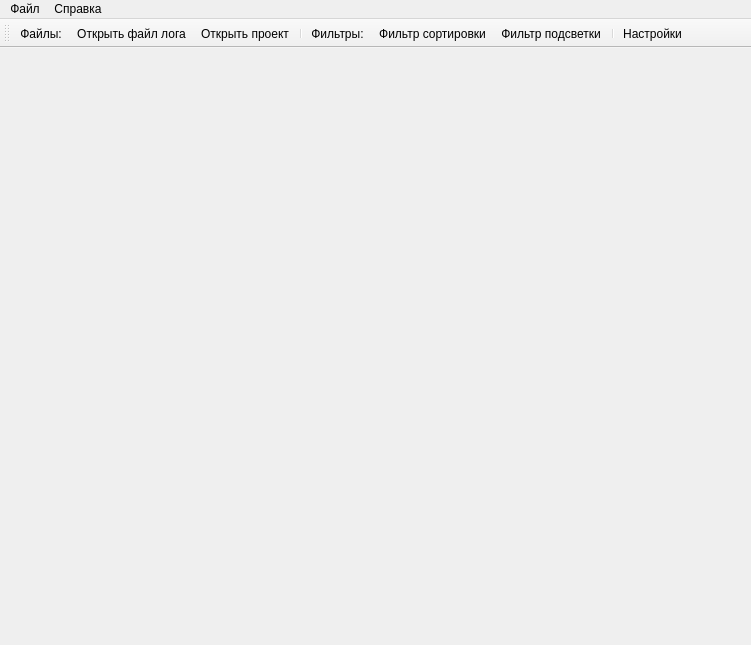
<?xml version="1.0" encoding="UTF-8"?>
<ui version="4.0">
 <class>MainWindow</class>
 <widget class="QMainWindow" name="MainWindow">
  <property name="geometry">
   <rect>
    <x>0</x>
    <y>0</y>
    <width>751</width>
    <height>645</height>
   </rect>
  </property>
  <property name="sizePolicy">
   <sizepolicy hsizetype="Expanding" vsizetype="Preferred">
    <horstretch>0</horstretch>
    <verstretch>0</verstretch>
   </sizepolicy>
  </property>
  <property name="windowTitle">
   <string>MainWindow</string>
  </property>
  <widget class="QWidget" name="centralWidget">
   <layout class="QGridLayout" name="gridLayout">
    <item row="0" column="0">
     <layout class="QVBoxLayout" name="mainLayout"/>
    </item>
   </layout>
  </widget>
  <widget class="QMenuBar" name="menuBar">
   <property name="geometry">
    <rect>
     <x>0</x>
     <y>0</y>
     <width>751</width>
     <height>20</height>
    </rect>
   </property>
   <widget class="QMenu" name="menu">
    <property name="title">
     <string>Файл</string>
    </property>
    <addaction name="action"/>
    <addaction name="separator"/>
    <addaction name="action_3"/>
    <addaction name="separator"/>
    <addaction name="actionExit"/>
   </widget>
   <widget class="QMenu" name="menu_2">
    <property name="title">
     <string>Справка</string>
    </property>
    <addaction name="actionManual"/>
    <addaction name="separator"/>
    <addaction name="actionAbout"/>
   </widget>
   <addaction name="menu"/>
   <addaction name="menu_2"/>
  </widget>
  <widget class="QToolBar" name="toolBar">
   <property name="windowTitle">
    <string>toolBar</string>
   </property>
   <attribute name="toolBarArea">
    <enum>TopToolBarArea</enum>
   </attribute>
   <attribute name="toolBarBreak">
    <bool>true</bool>
   </attribute>
   <addaction name="action_9"/>
   <addaction name="actionOpenLogFile"/>
   <addaction name="actionOpenProject"/>
   <addaction name="separator"/>
   <addaction name="actionAddOrChangeFilter"/>
   <addaction name="actionSortFilter"/>
   <addaction name="actionHighlightFilter"/>
   <addaction name="separator"/>
   <addaction name="actionSettings"/>
  </widget>
  <action name="action">
   <property name="text">
    <string>Открыть файл лога</string>
   </property>
  </action>
  <action name="action_3">
   <property name="text">
    <string>Открыть проект</string>
   </property>
  </action>
  <action name="actionExit">
   <property name="icon">
    <iconset resource="resource.qrc">
     <normaloff>:/image/exit.png</normaloff>:/image/exit.png</iconset>
   </property>
   <property name="text">
    <string>Выход</string>
   </property>
  </action>
  <action name="actionManual">
   <property name="icon">
    <iconset resource="resource.qrc">
     <normaloff>:/image/book.png</normaloff>:/image/book.png</iconset>
   </property>
   <property name="text">
    <string>Инструкция</string>
   </property>
  </action>
  <action name="actionAbout">
   <property name="icon">
    <iconset resource="resource.qrc">
     <normaloff>:/image/rdf-file.png</normaloff>:/image/rdf-file.png</iconset>
   </property>
   <property name="text">
    <string>О программе</string>
   </property>
  </action>
  <action name="actionOpenLogFile">
   <property name="icon">
    <iconset resource="resource.qrc">
     <normaloff>:/image/file.png</normaloff>:/image/file.png</iconset>
   </property>
   <property name="text">
    <string>Открыть файл лога</string>
   </property>
  </action>
  <action name="actionOpenProject">
   <property name="icon">
    <iconset resource="resource.qrc">
     <normaloff>:/image/database.png</normaloff>:/image/database.png</iconset>
   </property>
   <property name="text">
    <string>Открыть проект</string>
   </property>
  </action>
  <action name="actionAddOrChangeFilter">
   <property name="text">
    <string>Фильтры:</string>
   </property>
   <property name="toolTip">
    <string>Добавить\Изменить фильтр:</string>
   </property>
  </action>
  <action name="actionSettings">
   <property name="icon">
    <iconset resource="resource.qrc">
     <normaloff>:/image/settings-gears.png</normaloff>:/image/settings-gears.png</iconset>
   </property>
   <property name="text">
    <string>Настройки</string>
   </property>
  </action>
  <action name="action_9">
   <property name="text">
    <string>Файлы:</string>
   </property>
  </action>
  <action name="actionSortFilter">
   <property name="icon">
    <iconset resource="resource.qrc">
     <normaloff>:/image/sort.png</normaloff>:/image/sort.png</iconset>
   </property>
   <property name="text">
    <string>Фильтр сортировки</string>
   </property>
  </action>
  <action name="actionHighlightFilter">
   <property name="icon">
    <iconset resource="resource.qrc">
     <normaloff>:/image/rgb.png</normaloff>:/image/rgb.png</iconset>
   </property>
   <property name="text">
    <string>Фильтр подсветки</string>
   </property>
  </action>
 </widget>
 <layoutdefault spacing="6" margin="11"/>
 <resources>
  <include location="resource.qrc"/>
 </resources>
 <connections/>
</ui>
